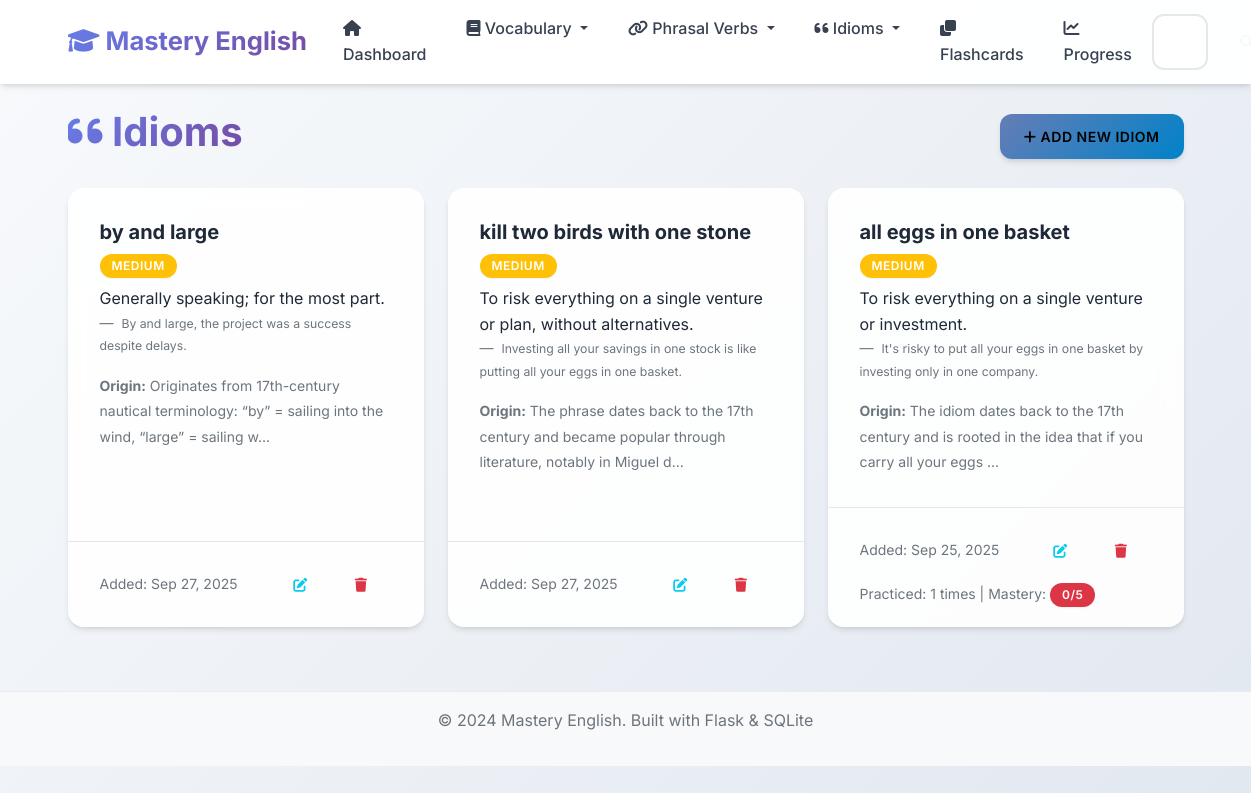
Page /idioms on the earlier database version.
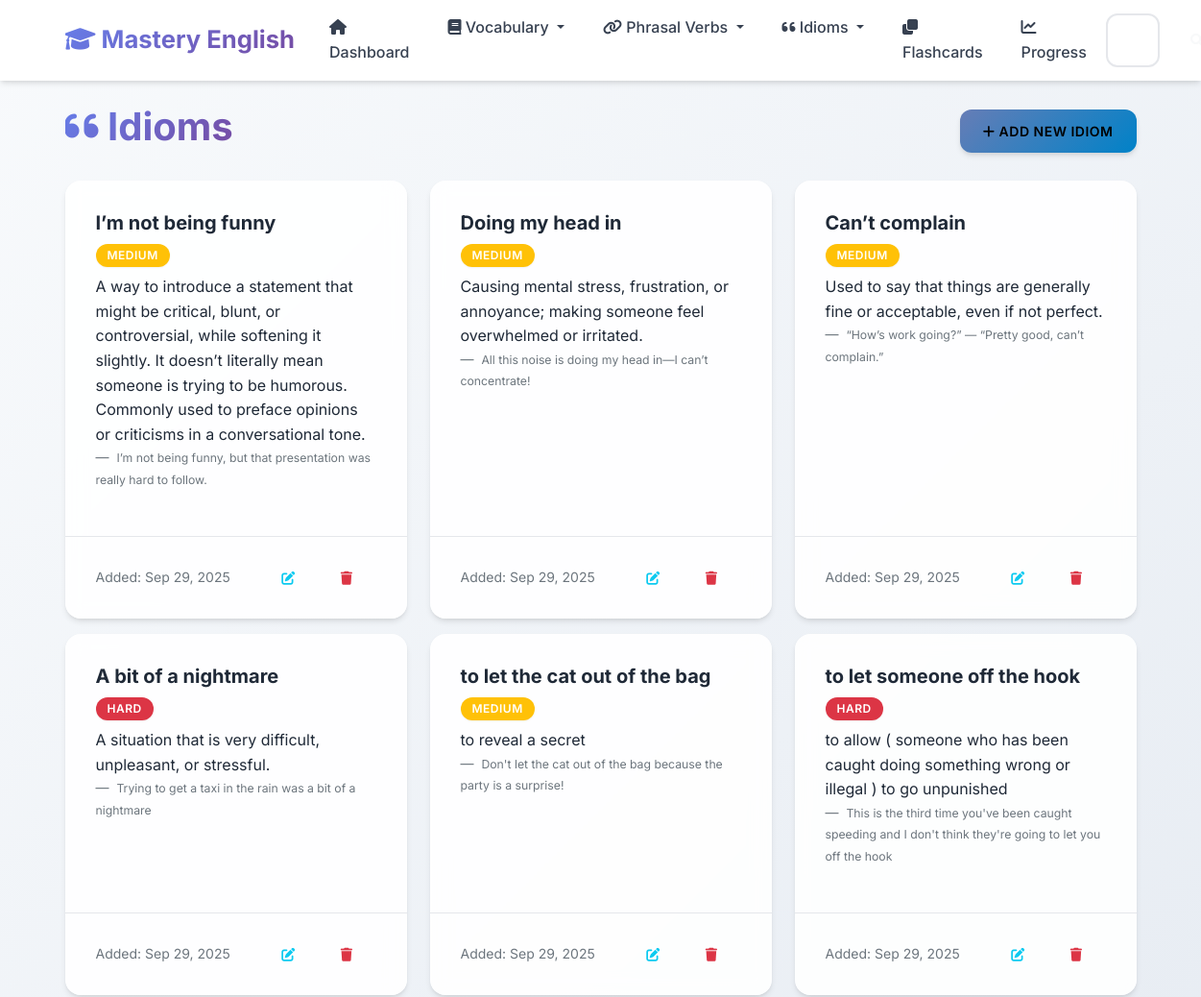
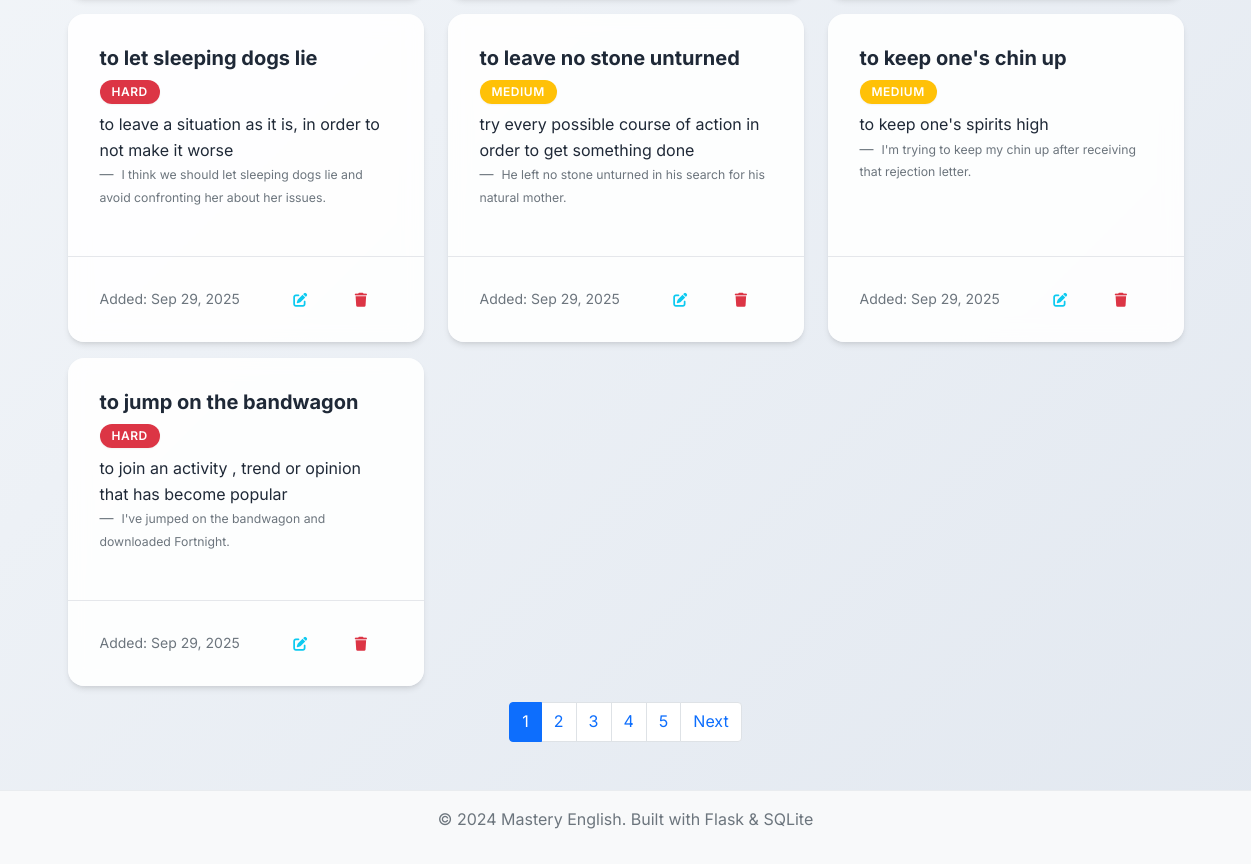
Same page on the later database version (2 pictures, top to bottom).
### app.py (models this page shows, shortened)
class Idiom(db.Model):
    __tablename__ = 'idioms'
    id = db.Column(db.Integer, primary_key=True)
    idiom = db.Column(db.String(200), nullable=False)
    meaning = db.Column(db.Text, nullable=False)
    example_sentence = db.Column(db.Text)
    origin = db.Column(db.Text)
    difficulty_level = db.Column(db.String(20), default='medium')
    date_added = db.Column(db.DateTime, default=datetime.utcnow)
    times_practiced = db.Column(db.Integer, default=0)
    last_practiced = db.Column(db.DateTime)
    mastery_level = db.Column(db.Integer, default=0)

### app.py (the view)
@app.route('/idioms')
def idioms_list():
    page = request.args.get('page', 1, type=int)
    idioms = Idiom.query.order_by(Idiom.date_added.desc()).paginate(
        page=page, per_page=10, error_out=False)
    return render_template('idioms_list.html', idioms=idioms)

### templates/idioms_list.html (shortened to what the changed rows need)
{% extends "base.html" %}
{% block content %}
<div class="row">
    <div class="col-12">
        <div class="d-flex justify-content-between align-items-center mb-4">
            <h1>
                <i class="fas fa-quote-left"></i> Idioms
            </h1>
        </div>
    </div>
</div>
{% if idioms.items %}
    <div class="row">
        {% for idiom in idioms.items %}
            <div class="col-md-6 col-lg-4 mb-3">
                <div class="card h-100">
                    <div class="card-body">
                        <h5 class="card-title">{{ idiom.idiom }}</h5>
                        <span class="badge bg-{% if idiom.difficulty_level == 'easy' %}success{% elif idiom.difficulty_level == 'hard' %}danger{% else %}warning{% endif %} mb-2">
                            {{ idiom.difficulty_level.title() }}
                        </span>
                        <p class="card-text">{{ idiom.meaning }}</p>
                        {% if idiom.example_sentence %}
                            <blockquote class="blockquote-footer">
                                <small>{{ idiom.example_sentence }}</small>
                            </blockquote>
                        {% endif %}
                        {% if idiom.origin %}
                            <div class="mt-2">
                                <small class="text-muted">
                                    <strong>Origin:</strong> {{ idiom.origin[:100] }}{% if idiom.origin|length > 100 %}...{% endif %}
                                </small>
                            </div>
                        {% endif %}
                    </div>
                    <div class="card-footer bg-transparent">
                        <div class="d-flex justify-content-between align-items-center">
                            <small class="text-muted">
                                Added: {{ idiom.date_added.strftime('%b %d, %Y') }}
                            </small>
                            <div class="btn-group" role="group">
                                <a href="{{ url_for('edit_idiom', id=idiom.id) }}" class="btn btn-sm btn-outline-info">
                                    <i class="fas fa-edit"></i>
                                </a>
                                <button type="button" class="btn btn-sm btn-outline-danger" onclick="confirmDelete('{{ idiom.idiom }}', '{{ url_for('delete_idiom', id=idiom.id) }}')">
                                    <i class="fas fa-trash"></i>
                                </button>
                            </div>
                        </div>
                        {% if idiom.times_practiced > 0 %}
                            <div class="mt-2">
                                <small class="text-muted">
                                    Practiced: {{ idiom.times_practiced }} times
                                    | Mastery:
                                    <span class="badge bg-{% if idiom.mastery_level >= 4 %}success{% elif idiom.mastery_level >= 2 %}warning{% else %}danger{% endif %}">
                                        {{ idiom.mastery_level }}/5
                                    </span>
                                </small>
                            </div>
                        {% endif %}
                    </div>
                </div>
            </div>
        {% endfor %}
    </div>
    {% if idioms.pages > 1 %}
        <nav aria-label="Page navigation">
            <ul class="pagination justify-content-center">
                {% for page_num in idioms.iter_pages() %}
                    {% if page_num %}
                        {% if page_num != idioms.page %}
                            <li class="page-item">
                                <a class="page-link" href="{{ url_for('idioms_list', page=page_num) }}">{{ page_num }}</a>
                            </li>
                        {% else %}
                            <li class="page-item active">
                                <span class="page-link">{{ page_num }}</span>
                            </li>
                        {% endif %}
                    {% else %}
                        <li class="page-item disabled">
                            <span class="page-link">...</span>
                        </li>
                    {% endif %}
                {% endfor %}
                {% if idioms.has_next %}
                    <li class="page-item">
                        <a class="page-link" href="{{ url_for('idioms_list', page=idioms.next_num) }}">Next</a>
                    </li>
                {% endif %}
            </ul>
        </nav>
    {% endif %}
{% endif %}
{% endblock %}

Differences in the rows shown:
no longer on this page (row edited): Idiom: idiom "by and large", difficulty_level "MEDIUM", meaning "Generally speaking; for the most part.", example_sentence "By and large, the project was a success despite delays.", origin "Originates from 17th-century nautical terminology: “by” = sailing into the wind, “large” = sailing w", date_added "Sep 27, 2025"
no longer on this page (row edited): Idiom: idiom "kill two birds with one stone", difficulty_level "MEDIUM", meaning "To risk everything on a single venture or plan, without alternatives.", example_sentence "Investing all your savings in one stock is like putting all your eggs in one basket.", origin "The phrase dates back to the 17th century and became popular through literature, notably in Miguel d", date_added "Sep 27, 2025"
no longer on this page (row edited): Idiom: idiom "all eggs in one basket", difficulty_level "MEDIUM", meaning "To risk everything on a single venture or investment.", example_sentence "It's risky to put all your eggs in one basket by investing only in one company.", origin "The idiom dates back to the 17th century and is rooted in the idea that if you carry all your eggs", date_added "Sep 25, 2025", times_practiced "1", mastery_level "0"
added Idiom: idiom "I’m not being funny", difficulty_level "MEDIUM", meaning "A way to introduce a statement that might be critical, blunt, or controversial, while softening it slightly. It doesn’t literally mean someone is trying to be humorous. Commonly used to preface opinions or criticisms in a conversational tone.", example_sentence "I’m not being funny, but that presentation was really hard to follow.", date_added "Sep 29, 2025"
added Idiom: idiom "Doing my head in", difficulty_level "MEDIUM", meaning "Causing mental stress, frustration, or annoyance; making someone feel overwhelmed or irritated.", example_sentence "All this noise is doing my head in—I can’t concentrate!", date_added "Sep 29, 2025"
added Idiom: idiom "Can’t complain", difficulty_level "MEDIUM", meaning "Used to say that things are generally fine or acceptable, even if not perfect.", example_sentence "“How’s work going?” — “Pretty good, can’t complain.”", date_added "Sep 29, 2025"
added Idiom: idiom "A bit of a nightmare", difficulty_level "HARD", meaning "A situation that is very difficult, unpleasant, or stressful.", example_sentence "Trying to get a taxi in the rain was a bit of a nightmare", date_added "Sep 29, 2025"
added Idiom: idiom "to let the cat out of the bag", difficulty_level "MEDIUM", meaning "to reveal a secret", example_sentence "Don't let the cat out of the bag because the party is a surprise!", date_added "Sep 29, 2025"
added Idiom: idiom "to let someone off the hook", difficulty_level "HARD", meaning "to allow ( someone who has been caught doing something wrong or illegal ) to go unpunished", example_sentence "This is the third time you've been caught speeding and I don't think they're going to let you off the hook", date_added "Sep 29, 2025"
added Idiom: idiom "to let sleeping dogs lie", difficulty_level "HARD", meaning "to leave a situation as it is, in order to not make it worse", example_sentence "I think we should let sleeping dogs lie and avoid confronting her about her issues.", date_added "Sep 29, 2025"
added Idiom: idiom "to leave no stone unturned", difficulty_level "MEDIUM", meaning "try every possible course of action in order to get something done", example_sentence "He left no stone unturned in his search for his natural mother.", date_added "Sep 29, 2025"
added Idiom: idiom "to keep one's chin up", difficulty_level "MEDIUM", meaning "to keep one's spirits high", example_sentence "I'm trying to keep my chin up after receiving that rejection letter.", date_added "Sep 29, 2025"
added Idiom: idiom "to jump on the bandwagon", difficulty_level "HARD", meaning "to join an activity , trend or opinion that has become popular", example_sentence "I've jumped on the bandwagon and downloaded Fortnight.", date_added "Sep 29, 2025"
Other differences:
new list line: "1"
new list line: "2"
new list line: "3"
new list line: "4"
new list line: "5"
text now shown: "Next"
